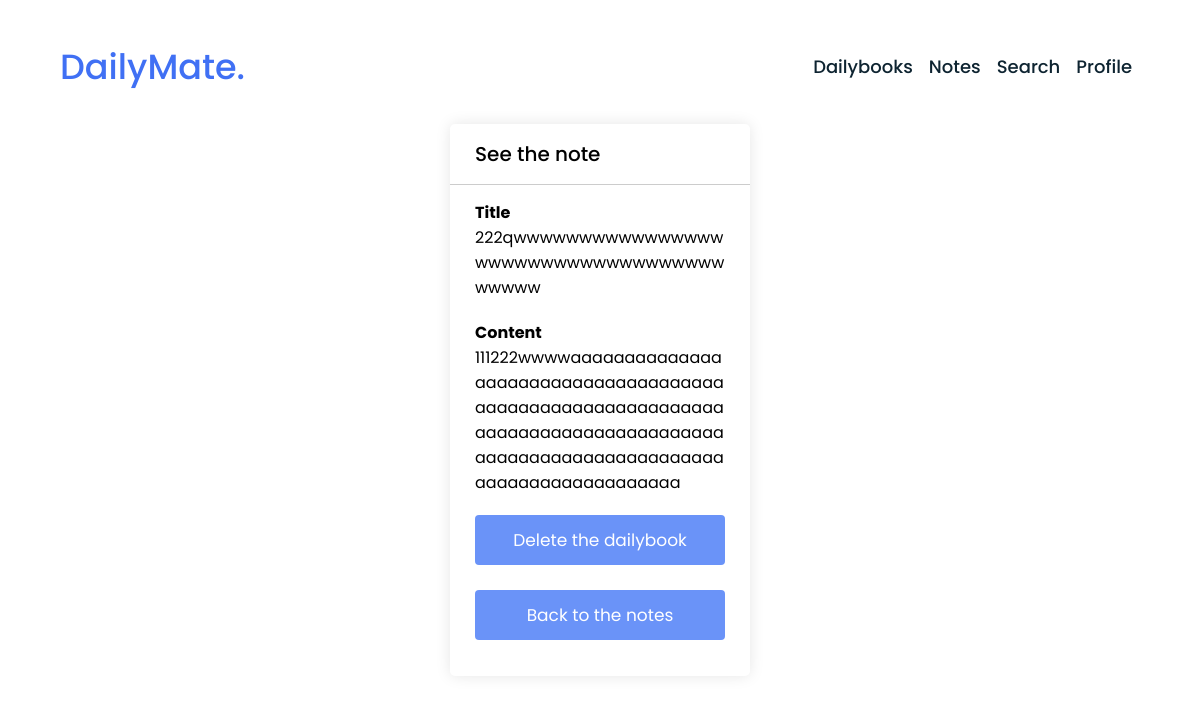
Page /www/note/47/ (signed in) on the committed database.
### dailybook/models.py (models this page shows, shortened)
class Entry(models.Model):
    author = models.ForeignKey(User, on_delete=models.CASCADE)  # добавьте это поле
    title = models.CharField(max_length=100)
    content = models.TextField()

### dailybook/views.py (the view)
# urls.py: path('<str:username>/note/<int:pk>/', EntryDetailView.as_view(), name='entry_detail'),
class EntryDetailView(LoginRequiredMixin, DetailView):
    model = Entry
    template_name = 'main/note_detail.html'
    context_object_name = 'entry'
    def dispatch(self, request, *args, **kwargs):
        username = kwargs.get('username')
        if request.user.username != username:
            return render(request, 'error/access_denied.html', status=403)
        return super().dispatch(request, *args, **kwargs)

### dailybook/templates/main/note_detail.html (shortened to what this page needs)
{% extends 'base.html' %}
{% load static %}
{% block head %}
  <link rel="stylesheet" href="{% static 'css/note_form.css' %}">
{% endblock %}
{% block content %}
  <div class="popup-box">
    <div class="popup">
      <div class="content">
        <header>
          <p>See the note</p>
        </header>
        <form method="post">
          <div class="row title">
            <h4><label for="id_title">Title</label></h4>
            <p style="word-break: break-all;">{{object.title}}</p>
          </div>
          <div class="row description">
            <h4><label for="id_content">Content</label></h4>
            <p style="word-break: break-all;">{{object.content}}</p>
          </div>
          <button type="button" onclick="window.location.href='{% url 'notes_delete' username=request.user.username pk=object.pk%}'">Delete the dailybook</button>
          <br>
        <button type="button" onclick="window.location.href='{% url 'note_list' username=request.user.username %}'">Back to the notes</button>
        </form>
      </div>
    </div>
  </div>
{% endblock %}

### dailybook/static/css/profile.css (style rules this page uses)
* { margin: 0; padding: 0; box-sizing: border-box; text-decoration: none; scroll-behavior: smooth; }

### dailybook/static/css/note_form.css (style rules this page uses)
* { margin: 0; padding: 0; box-sizing: border-box; font-family: 'Poppins', sans-serif; }
.content { width: 300px; padding-bottom: 1px; }
.popup .content { border-radius: 5px; background: #fff; width: 300px; box-shadow: 0 0 15px rgba(0,0,0,0.1); }
.content header { display: flex; align-items: center; justify-content: space-between; padding: 15px 25px; border-bottom: 1px solid #ccc; }
.content header p { font-size: 20px; font-weight: 500; margin: 0; }
.content form { margin: 15px 25px 35px; }
.content form .row { margin-bottom: 20px; }
form button { width: 100%; height: 50px; color: #fff; outline: none; border: none; cursor: pointer; font-size: 17px; border-radius: 4px; background: #6A93F8; }
.popup-box { position: absolute; top: 50%; left: 50%; transform: translate(-50%, -50%); z-index: 2; }
.popup-box .popup { width: 300px; }
.content { width: 100%; }

### rows in the picture
Entry: title "222qwwwwwwwwwwwwwwwwwwwwwwwwwwwwwwwwwwwwwwww", content "111222wwwwaaaaaaaaaaaaaaaaaaaaaaaaaaaaaaaaaaaaaaaaaaaaaaaaaaaaaaaaaaaaaaaaaaaaaaaaaaaaaaaaaaaaaaaaaaaaaaaaaaaaaaaaaaaaaaaaaaaaaaaaaaaaa"
